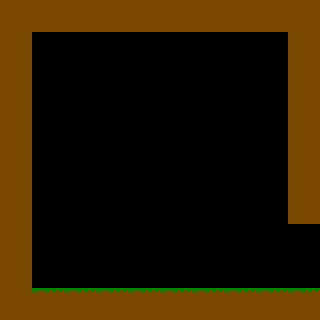

A 2D game scene composited from a Tiled map and its tileset images. What follows is a short description and the map's XML, with every tile layer's data as written:
An orthogonal 10x10 tile map with 32x32 px tiles, 1 tile layer (Tile Layer 1).

<map version="1.0" tiledversion="1.1.3" orientation="orthogonal" renderorder="right-down" width="10" height="10" tilewidth="32" tileheight="32" infinite="0" nextobjectid="1">
 <tileset firstgid="1" source="tilesetti.tsx" />
 <layer name="Tile Layer 1" width="10" height="10">
  <data encoding="csv">
2,2,2,2,2,2,2,2,2,2,
2,0,0,0,0,0,0,0,0,2,
2,0,0,0,0,0,0,0,0,2,
2,0,0,0,0,0,0,0,0,2,
2,0,0,0,0,0,0,0,0,2,
2,0,0,0,0,0,0,0,0,2,
2,0,0,0,0,0,0,0,0,2,
2,0,0,0,0,0,0,0,0,0,
2,0,0,0,0,0,0,0,0,0,
2,1,1,1,1,1,1,1,1,1
</data>
 </layer>
</map>
